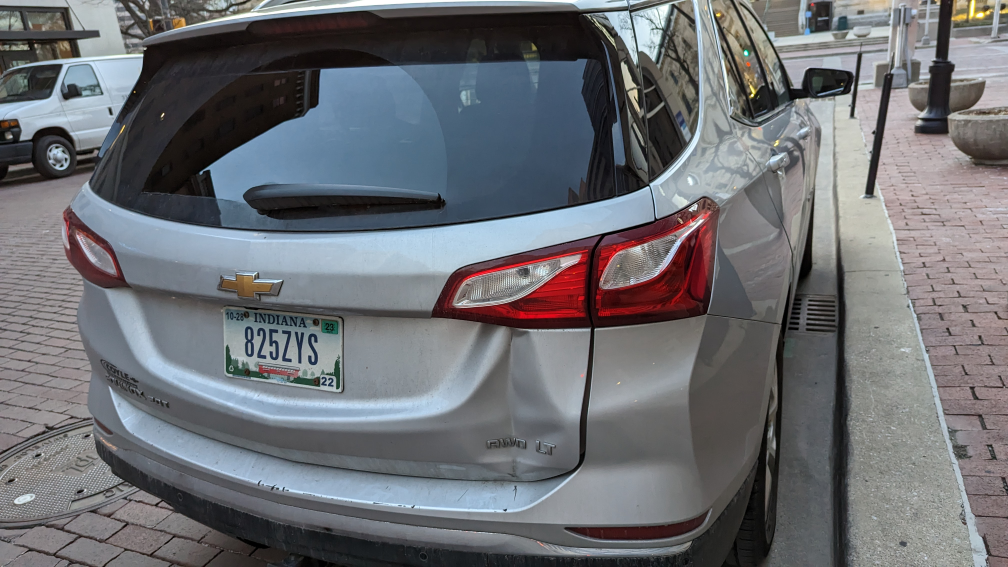
#> input picture code_playground/car.jpg, 4032 x 2268 px (shown at 1/4 size)
$ python photo_resize.py
#> lines starting #> are read from the running program, lines starting #| are printed output that depends on the picture
#> the answer given: car.jpg
#> the answer given: out.png
#> the answer given: 100
#> the answer given: y
from PIL import Image
from pathlib import Path

def resize_image_aspect_ratio(input_path, output_path, base_size, maintain_width=True):
    """Resize the image while maintaining the aspect ratio."""
#> called with input_path = 'car.jpg', output_path = 'out.png', base_size = 100, maintain_width = False
    # Open the image file
    img = Image.open(input_path)
#> img is the input picture: PIL image 4032x2268 RGB; mean R, G, B 109.1, 110.7, 115.2

    # Get the original dimensions
    original_width, original_height = img.size
#> original_width = 4032; original_height = 2268

    # Calculate new dimensions based on maintaining either width or height
    if maintain_width:
        # Resize based on width
        new_width = base_size
        new_height = int((new_width / original_width) * original_height)
    else:
        # Resize based on height
        new_height = base_size
        new_width = int((new_height / original_height) * original_width)
#> new_width = 177

    # Resize the image while maintaining the aspect ratio
    resized_img = img.resize((new_width, new_height), Image.Resampling.LANCZOS)
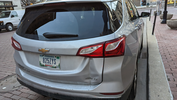
#> resized_img: PIL image 177x100 RGB; mean R, G, B 109.1, 110.7, 115.2

    # Save the resized image
    resized_img.save(output_path)
    print(f"Image saved to {output_path} with size {new_width}x{new_height}")
#| Image saved to out.png with size 177x100

def main():
    # Input parameters
    input_image = input("Enter the path to the image: ")
    output_image = input("Enter the path for the resized image (e.g., resized_image.jpg): ")
    base_size = int(input("Enter the base size (width or height): "))
    maintain_width = input("Resize based on width? (yes/no): ").strip().lower() == 'yes'

    # Ensure the input path exists
    input_path = Path(input_image)
    if not input_path.exists():
        print(f"Error: The file {input_image} does not exist.")
        return

    # Call the function to resize the image while maintaining the aspect ratio
    resize_image_aspect_ratio(input_image, output_image, base_size, maintain_width)

if __name__ == "__main__":
    main()
